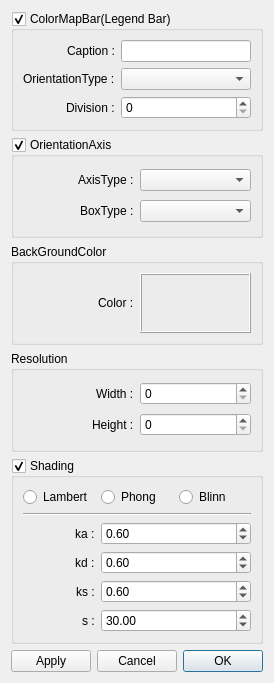
<?xml version="1.0" encoding="UTF-8"?>
<ui version="4.0">
 <class>Preference</class>
 <widget class="QDialog" name="Preference">
  <property name="geometry">
   <rect>
    <x>0</x>
    <y>0</y>
    <width>267</width>
    <height>683</height>
   </rect>
  </property>
  <property name="windowTitle">
   <string>Preference</string>
  </property>
  <layout class="QGridLayout" name="gridLayout">
   <item row="2" column="0" colspan="3">
    <widget class="QGroupBox" name="backGroundColorGBox">
     <property name="title">
      <string>BackGroundColor</string>
     </property>
     <layout class="QGridLayout" name="gridLayout_4">
      <item row="0" column="0" alignment="Qt::AlignRight">
       <widget class="QLabel" name="backGroundColorLbl">
        <property name="maximumSize">
         <size>
          <width>100</width>
          <height>16777215</height>
         </size>
        </property>
        <property name="text">
         <string>Color :</string>
        </property>
       </widget>
      </item>
      <item row="0" column="1">
       <widget class="ClickableLabel" name="selectedColorCLbl">
        <property name="frameShape">
         <enum>QFrame::Box</enum>
        </property>
        <property name="frameShadow">
         <enum>QFrame::Raised</enum>
        </property>
        <property name="text">
         <string/>
        </property>
       </widget>
      </item>
     </layout>
    </widget>
   </item>
   <item row="6" column="2">
    <widget class="QPushButton" name="okPBtn">
     <property name="text">
      <string>OK</string>
     </property>
     <property name="default">
      <bool>true</bool>
     </property>
    </widget>
   </item>
   <item row="6" column="0">
    <widget class="QPushButton" name="applyPBtn">
     <property name="text">
      <string>Apply</string>
     </property>
     <property name="autoDefault">
      <bool>false</bool>
     </property>
    </widget>
   </item>
   <item row="1" column="0" colspan="3">
    <widget class="QGroupBox" name="orientationGBox">
     <property name="title">
      <string>OrientationAxis</string>
     </property>
     <property name="checkable">
      <bool>true</bool>
     </property>
     <layout class="QGridLayout" name="gridLayout_2">
      <item row="1" column="0" alignment="Qt::AlignRight">
       <widget class="QLabel" name="boxTypeLbl">
        <property name="maximumSize">
         <size>
          <width>100</width>
          <height>16777215</height>
         </size>
        </property>
        <property name="text">
         <string>BoxType :</string>
        </property>
       </widget>
      </item>
      <item row="0" column="0" alignment="Qt::AlignRight">
       <widget class="QLabel" name="axisTypeLbl">
        <property name="maximumSize">
         <size>
          <width>100</width>
          <height>16777215</height>
         </size>
        </property>
        <property name="text">
         <string>AxisType :</string>
        </property>
       </widget>
      </item>
      <item row="0" column="1">
       <widget class="QComboBox" name="axisTypeCBox"/>
      </item>
      <item row="1" column="1">
       <widget class="QComboBox" name="boxTypeCBox"/>
      </item>
     </layout>
    </widget>
   </item>
   <item row="4" column="0" colspan="3">
    <widget class="QGroupBox" name="resolutionGBox">
     <property name="title">
      <string>Resolution</string>
     </property>
     <layout class="QGridLayout" name="gridLayout_5">
      <item row="1" column="0" alignment="Qt::AlignRight">
       <widget class="QLabel" name="heightLbl">
        <property name="text">
         <string>Height :</string>
        </property>
       </widget>
      </item>
      <item row="0" column="0" alignment="Qt::AlignRight">
       <widget class="QLabel" name="widthLbl">
        <property name="text">
         <string>Width :</string>
        </property>
       </widget>
      </item>
      <item row="1" column="1">
       <widget class="QSpinBox" name="heightSBox">
        <property name="maximum">
         <number>2160</number>
        </property>
       </widget>
      </item>
      <item row="0" column="1">
       <widget class="QSpinBox" name="widthSBox">
        <property name="maximum">
         <number>3840</number>
        </property>
       </widget>
      </item>
     </layout>
    </widget>
   </item>
   <item row="0" column="0" colspan="3">
    <widget class="QGroupBox" name="colorMapBarGBox">
     <property name="title">
      <string>ColorMapBar(Legend Bar)</string>
     </property>
     <property name="checkable">
      <bool>true</bool>
     </property>
     <layout class="QGridLayout" name="gridLayout_3">
      <item row="1" column="0" alignment="Qt::AlignRight">
       <widget class="QLabel" name="orientationLbl">
        <property name="maximumSize">
         <size>
          <width>100</width>
          <height>16777215</height>
         </size>
        </property>
        <property name="text">
         <string>OrientationType :</string>
        </property>
       </widget>
      </item>
      <item row="1" column="1">
       <widget class="QComboBox" name="orientationTypeCBox"/>
      </item>
      <item row="0" column="1">
       <widget class="QLineEdit" name="captionLEdit"/>
      </item>
      <item row="0" column="0" alignment="Qt::AlignRight">
       <widget class="QLabel" name="captionLbl">
        <property name="maximumSize">
         <size>
          <width>100</width>
          <height>16777215</height>
         </size>
        </property>
        <property name="text">
         <string>Caption :</string>
        </property>
       </widget>
      </item>
      <item row="2" column="0" alignment="Qt::AlignRight">
       <widget class="QLabel" name="divisionLbl">
        <property name="text">
         <string>Division :</string>
        </property>
       </widget>
      </item>
      <item row="2" column="1">
       <widget class="QSpinBox" name="divisionSBox"/>
      </item>
     </layout>
    </widget>
   </item>
   <item row="6" column="1">
    <widget class="QPushButton" name="cancelPBtn">
     <property name="text">
      <string>Cancel</string>
     </property>
     <property name="autoDefault">
      <bool>false</bool>
     </property>
    </widget>
   </item>
   <item row="5" column="0" colspan="3">
    <widget class="QGroupBox" name="shadingGBox">
     <property name="title">
      <string>Shading</string>
     </property>
     <property name="flat">
      <bool>false</bool>
     </property>
     <property name="checkable">
      <bool>true</bool>
     </property>
     <layout class="QGridLayout" name="gridLayout_6">
      <item row="3" column="1" colspan="2">
       <widget class="QDoubleSpinBox" name="kdDSBox">
        <property name="singleStep">
         <double>0.100000000000000</double>
        </property>
        <property name="value">
         <double>0.600000000000000</double>
        </property>
       </widget>
      </item>
      <item row="0" column="0">
       <widget class="QRadioButton" name="lambertRBtn">
        <property name="text">
         <string>Lambert</string>
        </property>
       </widget>
      </item>
      <item row="2" column="1" colspan="2">
       <widget class="QDoubleSpinBox" name="kaDSBox">
        <property name="singleStep">
         <double>0.100000000000000</double>
        </property>
        <property name="value">
         <double>0.600000000000000</double>
        </property>
       </widget>
      </item>
      <item row="5" column="0" alignment="Qt::AlignRight">
       <widget class="QLabel" name="sLbl">
        <property name="text">
         <string>s :</string>
        </property>
       </widget>
      </item>
      <item row="4" column="1" colspan="2">
       <widget class="QDoubleSpinBox" name="ksDSBox">
        <property name="singleStep">
         <double>0.100000000000000</double>
        </property>
        <property name="value">
         <double>0.600000000000000</double>
        </property>
       </widget>
      </item>
      <item row="0" column="2">
       <widget class="QRadioButton" name="BlinnRBtn">
        <property name="text">
         <string>Blinn</string>
        </property>
       </widget>
      </item>
      <item row="2" column="0" alignment="Qt::AlignRight">
       <widget class="QLabel" name="kaLbl">
        <property name="text">
         <string>ka :</string>
        </property>
       </widget>
      </item>
      <item row="4" column="0" alignment="Qt::AlignRight">
       <widget class="QLabel" name="ksLbl">
        <property name="text">
         <string>ks :</string>
        </property>
       </widget>
      </item>
      <item row="3" column="0" alignment="Qt::AlignRight">
       <widget class="QLabel" name="kdLbl">
        <property name="text">
         <string>kd :</string>
        </property>
       </widget>
      </item>
      <item row="0" column="1">
       <widget class="QRadioButton" name="phongRBtn">
        <property name="text">
         <string>Phong</string>
        </property>
       </widget>
      </item>
      <item row="5" column="1" colspan="2">
       <widget class="QDoubleSpinBox" name="sDSBox">
        <property name="singleStep">
         <double>0.100000000000000</double>
        </property>
        <property name="value">
         <double>30.000000000000000</double>
        </property>
       </widget>
      </item>
      <item row="1" column="0" colspan="3">
       <widget class="Line" name="line">
        <property name="orientation">
         <enum>Qt::Horizontal</enum>
        </property>
       </widget>
      </item>
     </layout>
    </widget>
   </item>
  </layout>
 </widget>
 <customwidgets>
  <customwidget>
   <class>ClickableLabel</class>
   <extends>QLabel</extends>
   <header>ExtendedQT/ClickableLabel.h</header>
  </customwidget>
 </customwidgets>
 <resources/>
 <connections/>
</ui>
